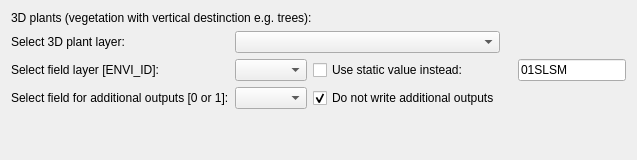
                    <widget class="QWidget" name="tab_3dplants">
                     <attribute name="title">
                      <string>3D plants</string>
                     </attribute>
                     <layout class="QGridLayout" name="gridLayout_9">
                      <item row="3" column="0">
                       <widget class="QLabel" name="label_26">
                        <property name="sizePolicy">
                         <sizepolicy hsizetype="Preferred" vsizetype="Minimum">
                          <horstretch>0</horstretch>
                          <verstretch>0</verstretch>
                         </sizepolicy>
                        </property>
                        <property name="text">
                         <string>Select field layer [ENVI_ID]:</string>
                        </property>
                       </widget>
                      </item>
                      <item row="4" column="1">
                       <widget class="QgsFieldComboBox" name="cb_plant3dAddOut">
                        <property name="sizePolicy">
                         <sizepolicy hsizetype="Expanding" vsizetype="Fixed">
                          <horstretch>0</horstretch>
                          <verstretch>0</verstretch>
                         </sizepolicy>
                        </property>
                        <property name="allowEmptyFieldName">
                         <bool>true</bool>
                        </property>
                       </widget>
                      </item>
                      <item row="4" column="2">
                       <widget class="QCheckBox" name="chk_plant3dAddOut">
                        <property name="text">
                         <string>Do not write additional outputs</string>
                        </property>
                        <property name="checked">
                         <bool>true</bool>
                        </property>
                       </widget>
                      </item>
                      <item row="1" column="0">
                       <widget class="QLabel" name="label_25">
                        <property name="text">
                         <string>Select 3D plant layer:</string>
                        </property>
                       </widget>
                      </item>
                      <item row="3" column="1">
                       <widget class="QgsFieldComboBox" name="cb_plant3dID">
                        <property name="sizePolicy">
                         <sizepolicy hsizetype="Expanding" vsizetype="Fixed">
                          <horstretch>0</horstretch>
                          <verstretch>0</verstretch>
                         </sizepolicy>
                        </property>
                       </widget>
                      </item>
                      <item row="5" column="0" colspan="2">
                       <spacer name="horizontalSpacer_3">
                        <property name="orientation">
                         <enum>Qt::Horizontal</enum>
                        </property>
                        <property name="sizeHint" stdset="0">
                         <size>
                          <width>40</width>
                          <height>20</height>
                         </size>
                        </property>
                       </spacer>
                      </item>
                      <item row="0" column="0" colspan="6">
                       <widget class="QLabel" name="label_23">
                        <property name="sizePolicy">
                         <sizepolicy hsizetype="Preferred" vsizetype="Fixed">
                          <horstretch>0</horstretch>
                          <verstretch>0</verstretch>
                         </sizepolicy>
                        </property>
                        <property name="font">
                         <font>
                          <weight>50</weight>
                          <italic>false</italic>
                          <bold>false</bold>
                          <underline>false</underline>
                         </font>
                        </property>
                        <property name="text">
                         <string>3D plants (vegetation with vertical destinction e.g. trees):</string>
                        </property>
                       </widget>
                      </item>
                      <item row="4" column="0">
                       <widget class="QLabel" name="label_18">
                        <property name="text">
                         <string>Select field for additional outputs [0 or 1]:</string>
                        </property>
                       </widget>
                      </item>
                      <item row="3" column="5">
                       <widget class="QLineEdit" name="le_plant3d">
                        <property name="text">
                         <string>01SLSM</string>
                        </property>
                       </widget>
                      </item>
                      <item row="1" column="1" colspan="2">
                       <widget class="QgsMapLayerComboBox" name="cb_plant3dLayer">
                        <property name="sizePolicy">
                         <sizepolicy hsizetype="Expanding" vsizetype="Fixed">
                          <horstretch>0</horstretch>
                          <verstretch>0</verstretch>
                         </sizepolicy>
                        </property>
                        <property name="currentIndex">
                         <number>-1</number>
                        </property>
                        <property name="allowEmptyLayer">
                         <bool>true</bool>
                        </property>
                       </widget>
                      </item>
                      <item row="3" column="2">
                       <widget class="QCheckBox" name="chk_plant3d">
                        <property name="text">
                         <string>Use static value instead:</string>
                        </property>
                       </widget>
                      </item>
                      <item row="6" column="0">
                       <widget class="QLabel" name="label_168">
                        <property name="text">
                         <string/>
                        </property>
                       </widget>
                      </item>
                     </layout>
                    </widget>
